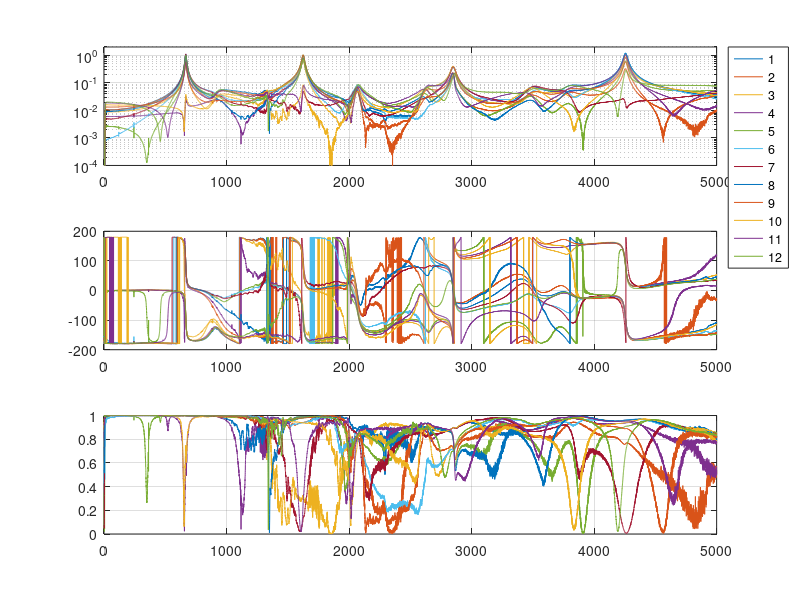

MATLAB code for this plot: (Note: this script raises an error after producing the figure.)
%% ASSIGNMENT 1 B - EXPERIMENTAL MODAL ANALYSIS OF A LIGHT RAIL WHEEL

clear all
close all
clc
load('Data.mat');

f = freq;
FRF = frf;
ch = cohe;

for i=1:12
    magnitude(:,i) = abs(FRF(:,i));
    phase(:,i) = angle(FRF(:,i))*(180/pi);
end

figure()
subplot(3,1,1)
for i=1:12
    semilogy(f,magnitude(:,i))
    hold on
    grid on
end
legend('1','2','3','4','5','6','7','8','9','10','11','12','Location','northeastoutside')
ylim([1e-4 2])
subplot(3,1,2)
for i=1:12
    plot(f,phase(:,i))
    hold on
    grid on
end
subplot(3,1,3)
for i=1:12
    plot(f,ch(:,i))
    hold on
    grid on
end
mag_c = cell(1,12);
omega_c = cell(1,12);

for i = 1:12
    [mag_c{i}, omega_c{i}] = findpeaks(magnitude(:,i), f, 'MinPeakProminence', 0.1);
end

mag = nan(2, 12);    
omega = nan(2, 12);

for i = 1:12
    omega(1:2, i) = omega_c{i}(1:2);
    mag(1:2, i) = mag_c{i}(1:2);
end

omega_1 = omega(1,1)*2*pi;
omega_2 = omega(2,1)*2*pi;

psi = 0.008;

%% Numerical computation

% First mode

f_min = 640;
f_max = 700;
freq1 = linspace(f_min,f_max,500);
for i = 1:12
    FRF_mod1(:,i) = interp1(f, FRF(:,i), freq1, 'spline');
end

Var = zeros(12,4);
FRF_num1 =zeros(12,length(freq1));
magnitude_num1 = zeros(12,length(freq1));
phase_num1 = zeros(12,length(freq1));

function err = cost_function1(params,freq,G_exp)
    om1 = params(1);
    psi1= params(2);
    A1= params(3);
    Rh1=params(4);
    
    % FRF del singolo modo
    G_model = A1./ (-(freq*2*pi).^2 + 1i*2*psi1*om1*freq*2*pi + (om1)^2)+Rh1;
    diff = G_exp - G_model;
    % Errore: parte reale e immaginaria
    %err = [real(G_model - G_exp); imag(G_model - G_exp)];
    err = sum(real(diff).^2 + imag(diff).^2);
end

% Per la stima di Ajk partiamo dalla formula mag(1,i)*2*psi*(omega_1^2)

for i = 1:12
    params1 = [omega_1 psi mag(1,i)*2.8129e+05 0];

    err = @(params) cost_function1(params1,freq1,FRF_mod1(:,i));
    % err_v(i) = err;
    lb = [zeros(1,4)];
    ub = [Inf(1,4)];

    % Ottimizzazione
    opts = optimoptions('lsqnonlin','Display','iter','MaxFunctionEvaluations',5000);

    x_opt_1 = lsqnonlin(err, params1, lb, ub, opts);
    Var(i,:) = x_opt_1;
    %FRF_num1_s = x_opt_1(3)./ (-(freq1*2*pi).^2 + 1i*2*x_opt_1(2)*x_opt_1(1)*freq1*2*pi + x_opt_1(1)^2)+x_opt_1(4);
    den = -(freq1*2*pi).^2 + 1i * 2 * Var(i,2) * Var(i,1) * freq1*2*pi + Var(i,1)^2;
    FRF_num1_s = Var(i,3) ./ den + Var(i,4);
    FRF_num1(i,:) = FRF_num1_s;

    magnitude_num1(i,:) = abs(FRF_num1_s);
    phase_num1(i,:) = angle(FRF_num1_s)*(180/pi);
end

figure
subplot(2,1,1)
semilogy(f,magnitude(:,1),'-b')
hold on 
semilogy(freq1,magnitude_num1(1,:),'--','Color','#0072BD','LineWidth',2)
hold on
semilogy(f,magnitude(:,9),'-r')
hold on
semilogy(freq1,magnitude_num1(9,:),'--m','LineWidth',2')
title('FRF')
legend('FRF exp sensor 1','FRF num sensor 1','FRF exp sensor 9','FRF num sensor 9')
xlabel('Frequency [Hz]')
ylabel('Magnitude [m/N]')
xlim([f_min-10 f_max+10])
grid on

subplot(2,1,2)
plot(f,phase(:,1),'-b')
hold on
plot(freq1,(phase_num1(1,:)),'--','Color','#0072BD','LineWidth',2)
hold on
plot(f,phase(:,9),'-r')
hold on
plot(freq1,(180+phase_num1(9,:)),'--','Color','m','LineWidth',2)
xlabel ('Frequency [Hz]')
ylabel('Phase [°]')
xlim([f_min-10 f_max+10])
grid on

% Second mode

f_min = 1600;
f_max = 1660;
freq2 = linspace(f_min,f_max,500);
for i = 1:12
    FRF_mod2(:,i) = interp1(f, FRF(:,i), freq2, 'spline');
end

Var2 = zeros(12,5);
FRF_num2 = zeros(12,length(freq2));
magnitude_num2 = zeros(12,length(freq2));
phase_num2 = zeros(12,length(freq2));

function err = cost_function_FRF_seismic(params, freq, G_exp)

    om1 = params(1);
    psi1= params(2);
    A1= params(3);
    Rh1=params(4);
    Rk1=params(5);
    
    % FRF del singolo modo
    G_model = A1./ (-(2*pi*freq).^2 + 1i*2*psi1*om1*2*pi*freq + (om1)^2)+Rh1 + Rk1./((2*pi*freq).^2);
    diff = G_exp - G_model;
    % Errore: parte reale e immaginaria
    %err = [real(diff); imag(diff)];
    err = sum(sum((real(diff).^2 + imag(diff).^2)));
end

for i = 1:12
    params2 = [omega_2 0.0075 mag(2,i)*omega_2^2*2*0.0075 0 0];

    err = @(params) cost_function_FRF_seismic(params2,freq2,FRF_mod2(:,i));
    % err_v(i) = err;
    lb = [0 0 0 -Inf -Inf];
    ub = [Inf Inf Inf Inf Inf];
    % Ottimizzazione
    opts = optimoptions('lsqnonlin','Algorithm','levenberg-marquardt', 'StepTolerance', 10e-20);

    x_opt_2 = lsqnonlin( err, params2, [], []);
    Var2(i,:) = x_opt_2;
    den = -(freq2*2*pi).^2 + 1i * 2 * Var2(i,2) * Var2(i,1) * freq2*2*pi + Var2(i,1)^2;
    FRF_num2_s = Var2(i,3) ./ den + Var2(i,4) + Var2(i,5)./((2*pi*freq2).^2);
    FRF_num2(i,:) = FRF_num2_s;

    magnitude_num2(i,:) = abs(FRF_num2_s);
    phase_num2(i,:) = angle(FRF_num2_s)*(180/pi);
end

figure
subplot(2,1,1)
semilogy(f,magnitude(:,1),'-b')
hold on 
semilogy(freq2,magnitude_num2(1,:),'--','Color','#0072BD','LineWidth',2)
hold on
semilogy(f,magnitude(:,9),'-r')
hold on
semilogy(freq2,magnitude_num2(9,:),'--m','LineWidth',2')
title('FRF')
legend('FRF exp sensor 1','FRF num sensor 1','FRF exp sensor 9','FRF num sensor 9')
xlabel('Frequency [Hz]')
ylabel('Magnitude [m/N]')
xlim([f_min-10 f_max+10])
grid on

subplot(2,1,2)
plot(f,phase(:,1),'-b')
hold on
plot(freq2,(180+phase_num2(1,:)),'--','Color','#0072BD','LineWidth',2)
hold on
plot(f,phase(:,9),'-r')
hold on
plot(freq2,(180+phase_num2(9,:)),'--m','LineWidth',2)
xlabel ('Frequency [Hz]')
ylabel('Phase [°]')
xlim([f_min-10 f_max+10])
grid on

%% POLAR PLOTS

% Numero di punti di misura (es. 12 sensori)
N = 12;

% Angoli (in radianti) equispaziati
theta = linspace(0, pi, N+1);  % aggiungiamo un punto per chiudere la curva
theta(end) = [];  % togliamo l'ultimo punto (duplicato a 0/360°)

% Forma modale identificata (esempio fittizio)
% Qui metti i valori reali ottenuti dal tuo calcolo modale
idx = 2003;
mode_shape = [real(FRF(idx,1)) real(FRF(idx,2)) real(FRF(idx,3)) real(FRF(idx,4)) real(FRF(idx,5)) real(FRF(idx,6)) real(FRF(idx,7)) real(FRF(idx,8)) real(FRF(idx,9)) real(FRF(idx,10)) real(FRF(idx,11)) real(FRF(idx,12))];
mode_shape_num = [real(FRF_num1(1,228)) real(FRF_num1(2,228)) real(FRF_num1(3,228)) real(FRF_num1(4,228)) real(FRF_num1(5,228)) real(FRF_num1(6,228)) real(FRF_num1(7,228)) real(FRF_num1(8,228)) real(FRF_num1(9,228)) real(FRF_num1(10,228)) real(FRF_num1(11,228)) real(FRF_num1(12,228))];

% Forma simmetrica (opzionale)
mode_sym = -mode_shape;

theta_dense = linspace(0,(pi-15*pi/180),300);
mode_shape_interp = spline(theta,mode_shape,theta_dense);
mode_sym_interp = -mode_shape_interp;


% Raggio del cerchio indeformato
r0 = 1;
circle = r0 * ones(size(theta_dense));

% --- Plot ---
figure; 
pax = polaraxes;
pax.ThetaZeroLocation = 'bottom';
hold on

% Cerchio indeformato
polarplot(theta_dense, circle, 'k--', 'LineWidth', 1.2)
polarplot(-theta_dense, circle, 'k--', 'LineWidth', 1.2,'HandleVisibility','off')

% Forma modale (deformata aggiunta al cerchio)
polarplot(theta_dense, r0 + mode_shape_interp, 'r', 'LineWidth', 2)

% Forma simmetrica (opzionale)
polarplot(-theta_dense, r0 - mode_sym_interp, 'b', 'LineWidth', 2)

polarplot(theta, r0 + mode_shape, 'or')

legend('Undeformed','Axial mode shape (identified)', 'Axial mode shape (symmetry)', 'Location','best')
title('Modal Shape in Polar Coordinates')


%% Polar plot del secondo modo

% Numero di punti di misura (es. 12 sensori)
N = 12;

% Angoli (in radianti) equispaziati
theta = linspace(0, pi, N+1);  % aggiungiamo un punto per chiudere la curva
theta(end) = [];  % togliamo l'ultimo punto (duplicato a 0/360°)

% Forma modale identificata (esempio fittizio)
% Qui metti i valori reali ottenuti dal tuo calcolo modale
idx2 = 4877;
mode_shape = [real(FRF(idx2,1)) real(FRF(idx2,2)) real(FRF(idx2,3)) real(FRF(idx2,4)) real(FRF(idx2,5)) real(FRF(idx2,6)) real(FRF(idx2,7)) real(FRF(idx2,8)) real(FRF(idx2,9)) real(FRF(idx2,10)) real(FRF(idx2,11)) real(FRF(idx2,12))];

% Forma simmetrica (opzionale)
mode_sym = -mode_shape;

theta_dense = linspace(0,(pi-15*pi/180),300);
mode_shape_interp = spline(theta,mode_shape,theta_dense);
mode_sym_interp = -mode_shape_interp;

mode_shape_num = [real(FRF_num2(1,211)) real(FRF_num2(2,211)) real(FRF_num2(3,211)) real(FRF_num2(4,211)) real(FRF_num2(5,211)) real(FRF_num2(6,211)) real(FRF_num2(7,211)) real(FRF_num2(8,211)) real(FRF_num2(9,211)) real(FRF_num2(10,211)) real(FRF_num2(11,211)) real(FRF_num2(12,211))];

% Raggio del cerchio indeformato
r0 = 1;
circle = r0 * ones(size(theta_dense));

% --- Plot ---
figure; 
pax = polaraxes;
pax.ThetaZeroLocation = 'bottom';
hold on

% Cerchio indeformato
polarplot(theta_dense, circle, 'k--', 'LineWidth', 1.2)
polarplot(-theta_dense, circle, 'k--', 'LineWidth', 1.2,'HandleVisibility','off')

% Forma modale (deformata aggiunta al cerchio)
polarplot(theta_dense, r0 + mode_shape_interp, 'r', 'LineWidth', 2)

% Forma simmetrica (opzionale)
polarplot(-theta_dense, r0 - mode_sym_interp, 'b', 'LineWidth', 2)

polarplot(theta, r0 + mode_shape, 'or')

legend('Undeformed','Axial mode shape (identified)', 'Axial mode shape (symmetry)', 'Location','best')
title('Modal Shape in Polar Coordinates')